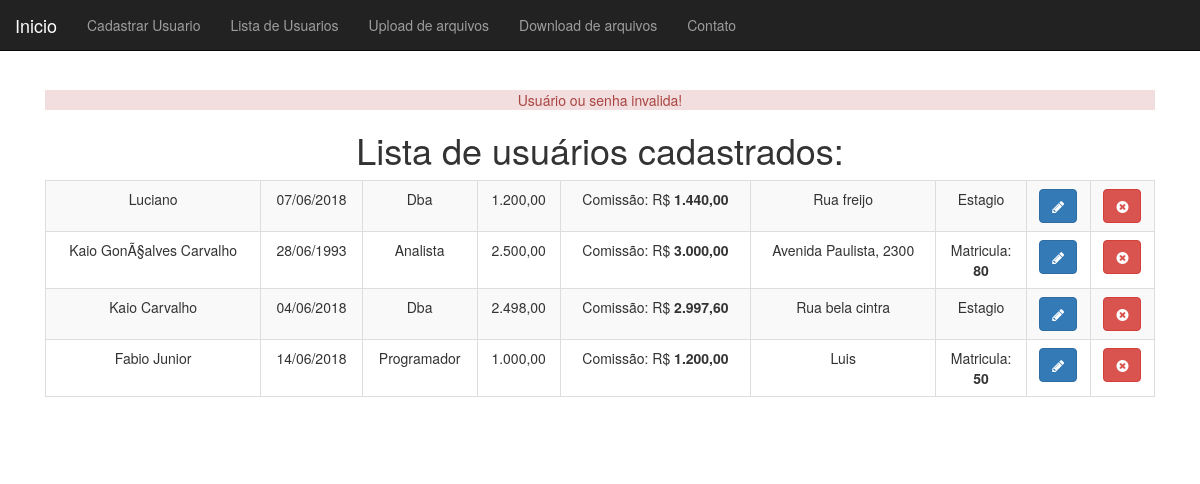
/listaDeUsuarios.php (signed in), run on the app's committed database.
### tables this page shows
CREATE TABLE `listadeusuarios` (
  `id` int(11) NOT NULL,
  `nome` varchar(255) NOT NULL,
  `dtNasc` date NOT NULL,
  `endereco` varchar(255) NOT NULL,
  `job_id` int(10) UNSIGNED DEFAULT NULL,
  `salario` decimal(8,2) DEFAULT NULL,
  `matricula` varchar(255) DEFAULT NULL,
  `tipoContrato` varchar(255) DEFAULT NULL
);

CREATE TABLE `job` (
  `id` int(11) NOT NULL,
  `nome` varchar(100) NOT NULL
);

### objetos/PessoaDao.php (called while the page is built, shortened)
<?php
class PessoaDao{
    private $conexao;
    function __construct($conexao)
    {
        $this->conexao = $conexao;
    }
    function listaPessoa(){
        $pessoas = array();
        $resultado = mysqli_query($this->conexao, "select u.*,j.nome as job_nome from listaDeUsuarios as u join job as j on j.id=u.job_id");
        While($pessoa_array = mysqli_fetch_assoc($resultado)){
            $job = new Job();
            $job->setNome($pessoa_array['job_nome']);
            $nome = $pessoa_array['nome'];
            $dtNasc = Ferramenta::converteData($pessoa_array['dtNasc']);
            $salario = $pessoa_array['salario'];
            $endereco = $pessoa_array['endereco'];
            $pessoa = new Funcionario($nome, $dtNasc, $endereco, $job, $salario);
            $pessoa->setId($pessoa_array['id']);
            $pessoa->setMatricula($pessoa_array['matricula']);
            $pessoa->setTipoContrato($pessoa_array['tipoContrato']);
            array_push($pessoas, $pessoa);
        }
        return $pessoas;
    }
}

### objetos/Ferramenta.php (called while the page is built)
<?php
class Ferramenta
{
    public static function converteData($data)
    {
         $converte = explode("-",$data);
         $converte = array_reverse($converte);
         return implode("/",$converte);
    }
    public  static function converteNumero($valor)
    {
        $valor = $valor;
        $valor = number_format($valor,2,",",".");
        return $valor;
    }
}

### objetos/pessoa.php (called while the page is built, shortened)
<?php
abstract class Pessoa{
    private $id;
    private $nome;
    private $dtNasc;
    private $endereco;
    private $job;
    private $salario;
    function __construct($nome, $dtNasc, $endereco, Job $job, $salario)
    {
        $this->nome = $nome;
        $this->dtNasc = $dtNasc;
        $this->endereco = $endereco;
        $this->job = $job;
        $this->salario = $salario;
    }
    public function setId($id)
    {
        $this->id = $id;
    }
    public function getId(){
        return $this->id;
    }
    public function getNome()
    {
        return $this->nome;
    }
    public function getDtNasc(){
        return $this->dtNasc;
    }
    public function getEndereco()
    {
        return $this->endereco;
    }
    public function getJob()
    {
        return $this->job;
    }
    public function getSalario()
    {
        return $this->salario;
    }
    public function salarioCom($valor = 0.1)
    {
        if($valor > 0 && $valor <= 0.5) {
            $this->salario += ($this->salario * $valor);
        }
        return $this->salario;
    }
}

### objetos/job.php (called while the page is built, shortened)
<?php
 class Job {
    private $nome;
    public function getNome()
    {
        return $this->nome;
    }
     public function setNome($nome)
     {
         $this->nome = $nome;
     }
}

### objetos/Funcionario.php (called while the page is built)
<?php
class Funcionario extends Pessoa
{
    protected $matricula;
    protected $tipoContrato;
    public  function  setMatricula($matricula)
    {
        $this->matricula = $matricula;
    }
    public  function  setTipoContrato($tipoContrato)
    {
        $this->tipoContrato = $tipoContrato;
    }
    public function getMatricula()
    {
        return $this->matricula;
    }
    public function getTipoContrato()
    {
        return $this->tipoContrato;
    }
}

### listaDeUsuarios.php (the view, shortened to what this page needs)
<?php
require_once("cabecalho.php");
?>
<h1>Lista de usuários cadastrados:</h1>
    <table class="table table-striped table-bordered">
        <?php
        $pessoaDao = new PessoaDao($conexao);
        $pessoas = $pessoaDao->listaPessoa();
            foreach ($pessoas as $pessoa):
        ?>
        <tr>
            <td><?=$pessoa->getNome()?></td>
            <td><?=$pessoa->getDtNasc()?></td>
            <td><?=$pessoa->getJob()->getNome()?></td>
            <td><?=Ferramenta::converteNumero($pessoa->getSalario(),2,',','.')?></td>
            <td>Comissão: R$ <strong><?=Ferramenta::converteNumero($pessoa->salarioCom(0.2))?></strong></td>
            <td><?=$pessoa->getEndereco()?></td>
            <td><?=$pessoa->getTipoContrato()=="Estagio"?$pessoa->getTipoContrato():"Matricula: <br><strong>".$pessoa->getMatricula()."</strong>"?></td>
            <td><a class="btn btn-primary"
                   href="usuario-altera-formulario.php?id=<?=$pessoa->getId()?>"><i class='fa fa-pencil'></i></a></td>
            <td>
                <form action="remove-usuario.php" method="post">
                <button class="btn btn-danger"><i class='fa fa-times-circle'></i></button>
                </form>
            </td>
        </tr>
        <?php
        endforeach;
        ?>
    </table>
<?php require_once("rodape.php");?>

### css/cadastro.css (style rules this page uses)
body { padding-top: 50px; }

### data on the page
listadeusuarios: nome "Luciano", dtNasc "07/06/2018", job.nome "Dba", salario "1.200,00", salarioCom "1.440,00", endereco "Rua freijo", tipoContrato "Estagio"
listadeusuarios: nome "Kaio GonÃ§alves Carvalho", dtNasc "28/06/1993", job.nome "Analista", salario "2.500,00", salarioCom "3.000,00", endereco "Avenida Paulista, 2300", matricula "80"
listadeusuarios: nome "Kaio Carvalho", dtNasc "04/06/2018", job.nome "Dba", salario "2.498,00", salarioCom "2.997,60", endereco "Rua bela cintra", tipoContrato "Estagio"
listadeusuarios: nome "Fabio Junior", dtNasc "14/06/2018", job.nome "Programador", salario "1.000,00", salarioCom "1.200,00", endereco "Luis", matricula "50"

### other printed values
$_SESSION[$tipo] "Usuário ou senha invalida!"
